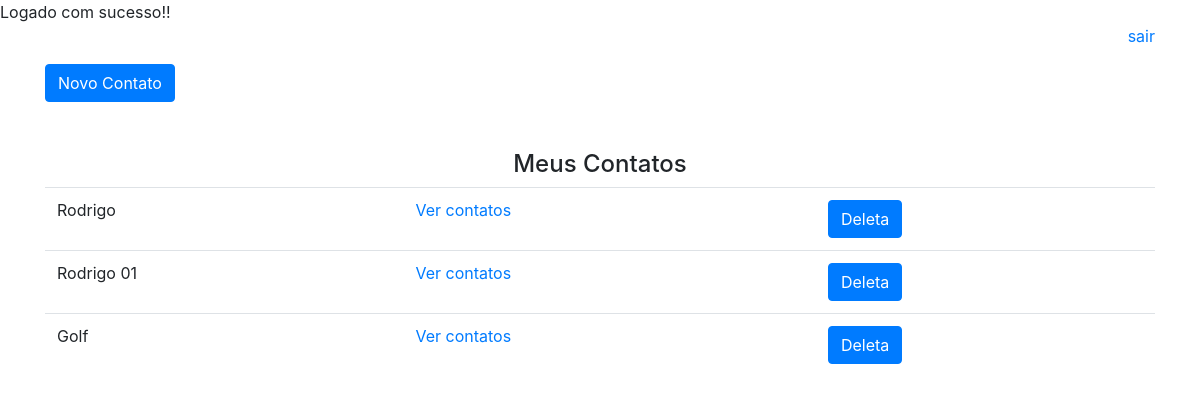
Page /acesso.php (signed in) on the committed database.
### tables this page shows
CREATE TABLE `contatos` (
  `id` int(11) NOT NULL,
  `nome` varchar(50) NOT NULL,
  `id_usuario` int(11) NOT NULL
);

### acesso.php (the view, shortened to what this page needs)
<!DOCTYPE>
<html>
<head>
    <link rel="stylesheet" href="https://stackpath.bootstrapcdn.com/bootstrap/4.3.1/css/bootstrap.min.css">
</head>
<body>
	<div class="container">
		<div class="row">
			<div class="col-md-12">
				<p align="right"><a href="logout.php">sair<a></p>
				<button type="button" class="btn btn-primary" data-toggle="modal" data-target="#exampleModal">
					Novo Contato
				</button>
				<br /><br /><br />
			</div>
			<div class="col-md-12">
			<h4 class="text-center">Meus Contatos</h4>
			<?php
				include ('banco.php');
				$sql = 'select * from contatos';
				$consulta = $con -> prepare ($sql);
				if ($consulta -> execute ()){
					$total = $consulta->rowCount();
					if($total > 0){
						$contatos = $consulta -> fetchAll();
						echo "<table class='table'><tr>";
						foreach ($contatos as $contato){
							if (($_SESSION['id']) == ($contato['id_usuario'])){
								echo "<td>".$contato['nome']."</td>";
								echo "<td><a href='dados.php?id=".$contato['id']."'>Ver contatos</a></td>";
								echo "<td><button type='button' class='btn btn-primary' data-toggle='modal' data-target='#deletecontato".$contato['id']."'>
									Deleta
								</button></td>";
								echo "</tr><tr>";
							}
						}
						echo "</tr></table>";
					}
					else{
						echo 'Ainda não existem contatos cadastrados!';
					}
				}
				else {
					echo 'Ocorreu os seguinte erro:'.$consulta -> errorInfo()[2];
				}
			?>
			</div>
		</div>
	</div>
</body>
</html>

### rows in the picture
contatos: nome "Rodrigo"
contatos: nome "Rodrigo 01"
contatos: nome "Golf"
